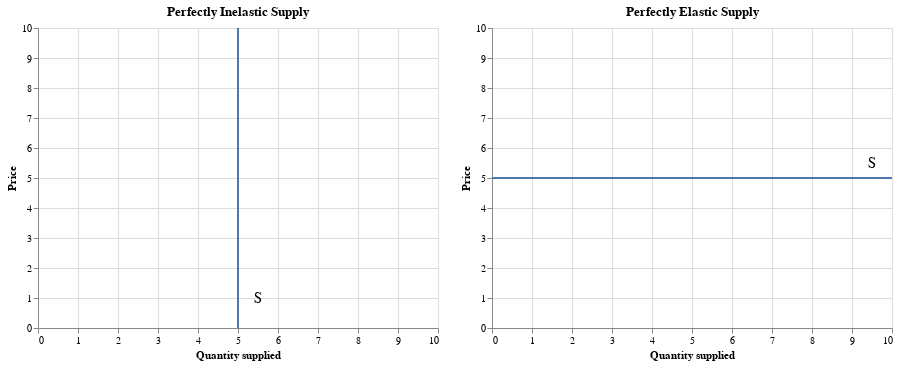

The notebook cell saved with this chart:
### Markdown cell above
The figure below shows 2 extreme cases:
- When the demand is a vertical line, elasticity coefficient is 0, called **Perfectly Inelastic**.
- When the demand is a horizontal line, elasticity coefficient is Infinity, called **Perfectly Elastic**.

### Code cell
import pandas as pd
import altair as alt

df_ped_0 = pd.DataFrame(data={'price': list(range(10,-1,-1)), 'q': [5]*11})
fig1 = alt.Chart(df_ped_0).mark_line().encode(
    alt.X('q', title='Quantity supplied', scale=alt.Scale(domain=[0,10]), axis=alt.Axis(tickCount=10)),
    alt.Y('price', title='Price',  axis=alt.Axis(tickCount=10))
).properties(title='Perfectly Inelastic Supply') 

text1 = alt.Chart({'values':[{'x': 5.5, 'y': 1}]}).mark_text(
    text='S',
    fontSize=15
).encode(x='x:Q', y='y:Q')

fig1 = fig1 + text1

fig2 = alt.Chart(df_ped_0).mark_line().encode(
    alt.X('price', title='Quantity supplied', scale=alt.Scale(domain=[0,10]), axis=alt.Axis(tickCount=10)),
    alt.Y('q', title='Price',  scale=alt.Scale(domain=[0,10]),axis=alt.Axis(tickCount=10))
).properties(title='Perfectly Elastic Supply') 

text2 = alt.Chart({'values':[{'x': 9.5, 'y': 5.5}]}).mark_text(
    text='S',
    fontSize=15
).encode(x='x:Q', y='y:Q')

fig2 = fig2 + text2

alt.hconcat(fig1, fig2)

### Figure 1 — Vega-Lite specification as saved in the notebook (floating-point values rounded to 4 significant figures)
{"config": {"view": {"continuousWidth": 400, "continuousHeight": 300}}, "hconcat": [{"layer": [{"data": {"name": "data-1717afeee895b9c8ece0c04c37937994"}, "mark": "line", "encoding": {"x": {"type": "quantitative", "axis": {"tickCount": 10}, "field": "q", "scale": {"domain": [0, 10]}, "title": "Quantity supplied"}, "y": {"type": "quantitative", "axis": {"tickCount": 10}, "field": "price", "title": "Price"}}, "title": "Perfectly Inelastic Supply"}, {"data": {"name": "data-13d71636fa2ca5679371f73e40bbe8db"}, "mark": {"type": "text", "fontSize": 15, "text": "S"}, "encoding": {"x": {"type": "quantitative", "field": "x"}, "y": {"type": "quantitative", "field": "y"}}}]}, {"layer": [{"data": {"name": "data-1717afeee895b9c8ece0c04c37937994"}, "mark": "line", "encoding": {"x": {"type": "quantitative", "axis": {"tickCount": 10}, "field": "price", "scale": {"domain": [0, 10]}, "title": "Quantity supplied"}, "y": {"type": "quantitative", "axis": {"tickCount": 10}, "field": "q", "scale": {"domain": [0, 10]}, "title": "Price"}}, "title": "Perfectly Elastic Supply"}, {"data": {"name": "data-ee1049ad6f584a0d11e4f4d110cd5bed"}, "mark": {"type": "text", "fontSize": 15, "text": "S"}, "encoding": {"x": {"type": "quantitative", "field": "x"}, "y": {"type": "quantitative", "field": "y"}}}]}], "$schema": "https://vega.github.io/schema/vega-lite/v4.8.1.json", "datasets": {"data-1717afeee895b9c8ece0c04c37937994": [{"price": 10, "q": 5}, {"price": 9, "q": 5}, {"price": 8, "q": 5}, {"price": 7, "q": 5}, {"price": 6, "q": 5}, {"price": 5, "q": 5}, {"price": 4, "q": 5}, {"price": 3, "q": 5}, {"price": 2, "q": 5}, {"price": 1, "q": 5}, {"price": 0, "q": 5}], "data-13d71636fa2ca5679371f73e40bbe8db": [{"x": 5.5, "y": 1}], "data-ee1049ad6f584a0d11e4f4d110cd5bed": [{"x": 9.5, "y": 5.5}]}}
